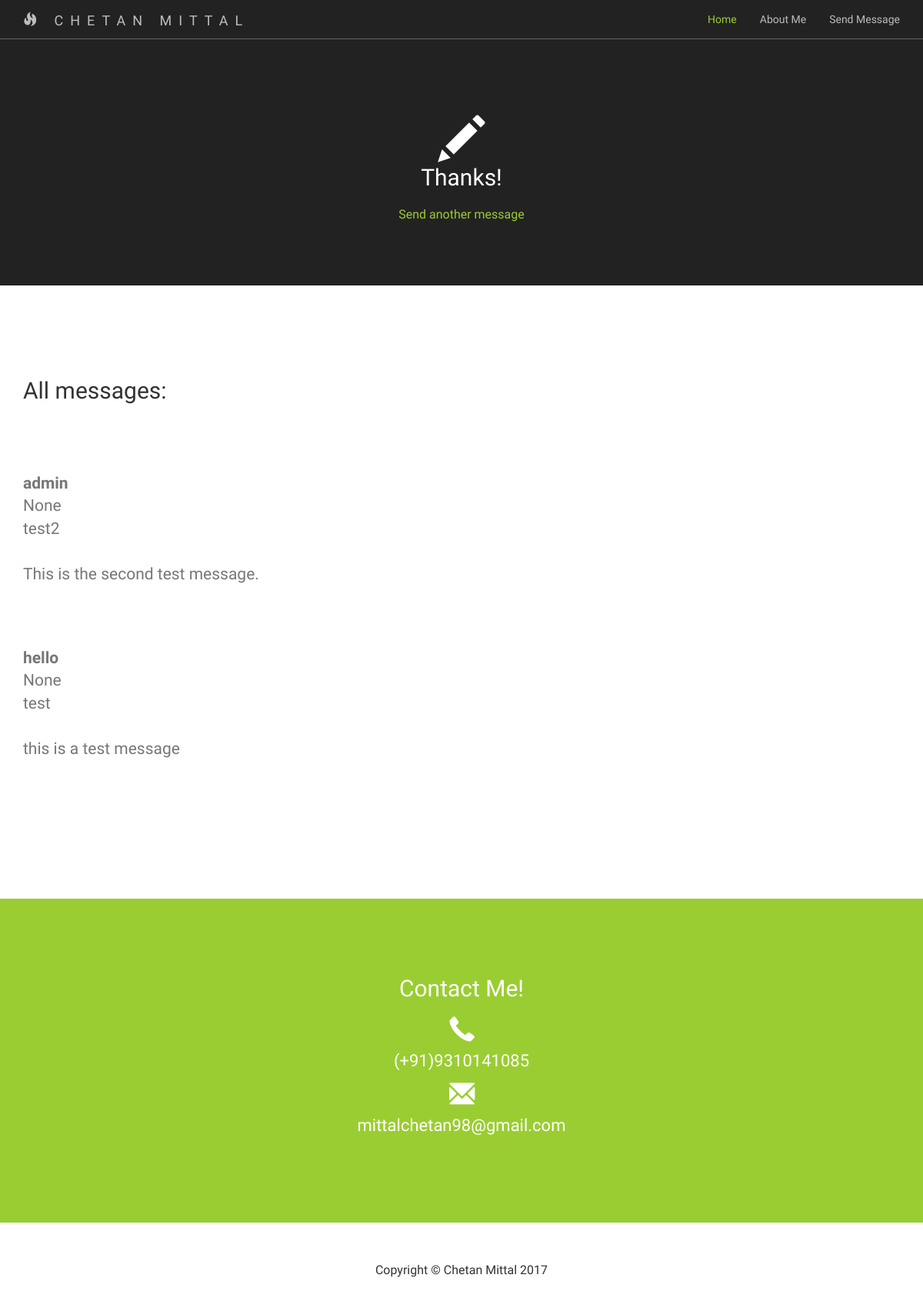
Page /message/thanks/ on the earlier database version.
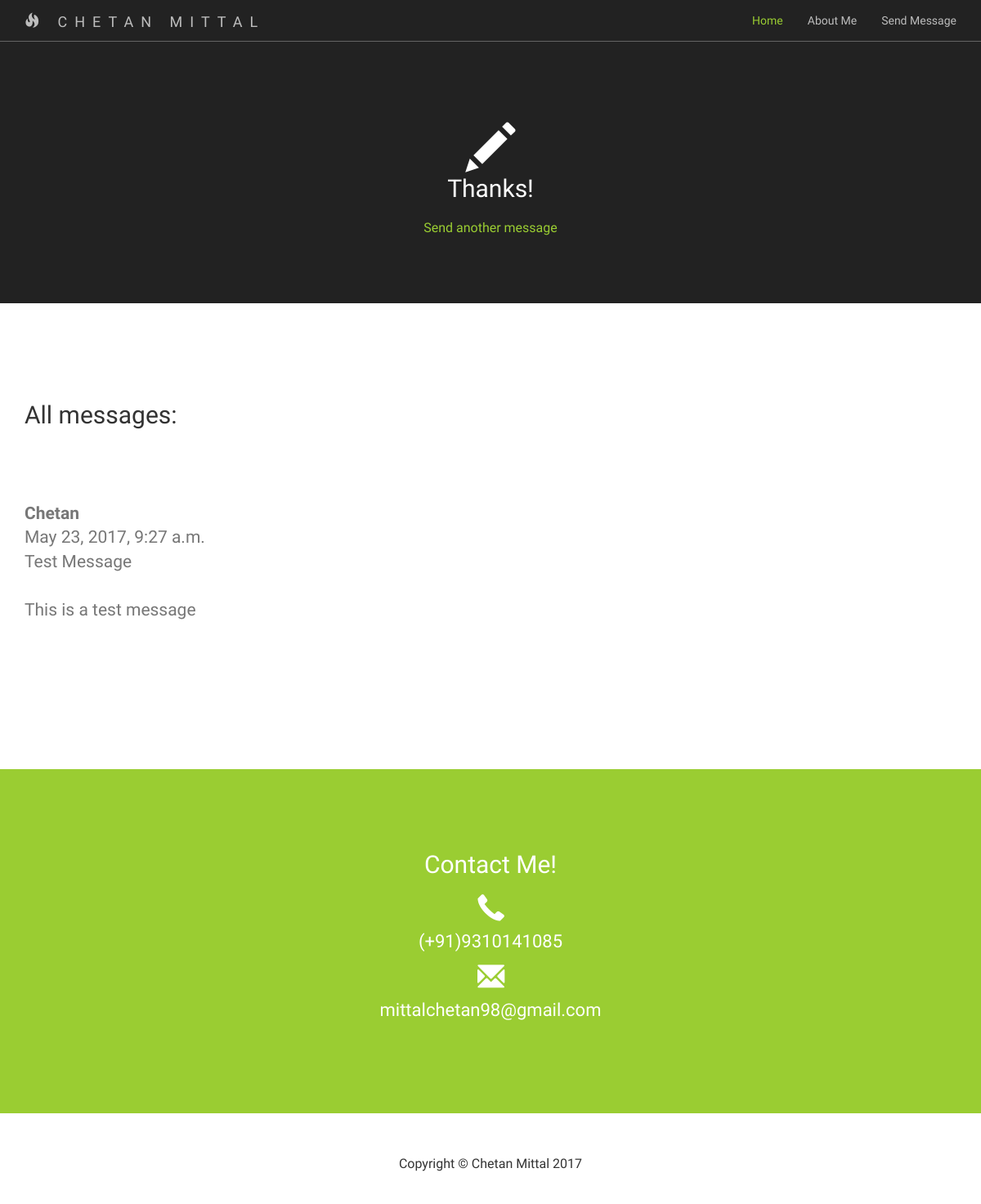
Same page on the later database version.
### contact_form/models.py (models this page shows)
class details(models.Model):
    name = models.CharField(max_length=50)
    subject = models.CharField(max_length=100)
    email = models.EmailField()
    message = models.CharField(max_length=1000)
    date = models.DateTimeField(null=True)

### portfolio/views.py (the view)
# urls.py: url(r'^message/thanks/$', message_thanks, name='message_thanks'),
def message_thanks(request):
    messages = details.objects.order_by("-date")
    return render(request, 'message_thanks.html', { 'messages': messages })

### templates/message_thanks.html (shortened to what this page needs)
{% extends "base.html" %}
{% block header %}
    <section class="intro">
        <div class="container">
            <div class="row">
                <div class="col-lg-8 col-lg-offset-2">
			<br><br><br><br>
                	<span class="glyphicon glyphicon-pencil" style="font-size: 60px"></span>
                    <h2 class="section-heading">Thanks!</h2>
                    <p class="text-light"><a href="{% url 'message' %}">Send another message</a></p>
                </div>
            </div>
        </div>
    </section>
{% endblock %}
{% block content %}
<section class="content">
        <div class="container">
            <div class="row">
                <div class="col-sm-6">
                	<h2 class="section-header">All messages:</h2><br><br><br><br>
			{% for message in messages %}
                	<p class="lead text-muted">
				<strong>{{message.name}}</strong><br>
				{{message.date}}
			<br>
				{{message.subject}}<br><br>
				{{message.message}}<br>
			</p>
			<br><br><br>
                	{% endfor %}
                </div>
            </div>
        </div>
    </section>
{% endblock %}

Differences in the rows shown:
removed details: name "admin", date "None", subject "test2", message "This is the second test message."
changed details: name "hello" → "Chetan"; date "None" → "May 23, 2017, 9:27 a.m."; subject "test" → "Test Message"; message "this is a test message" → "This is a test message"
